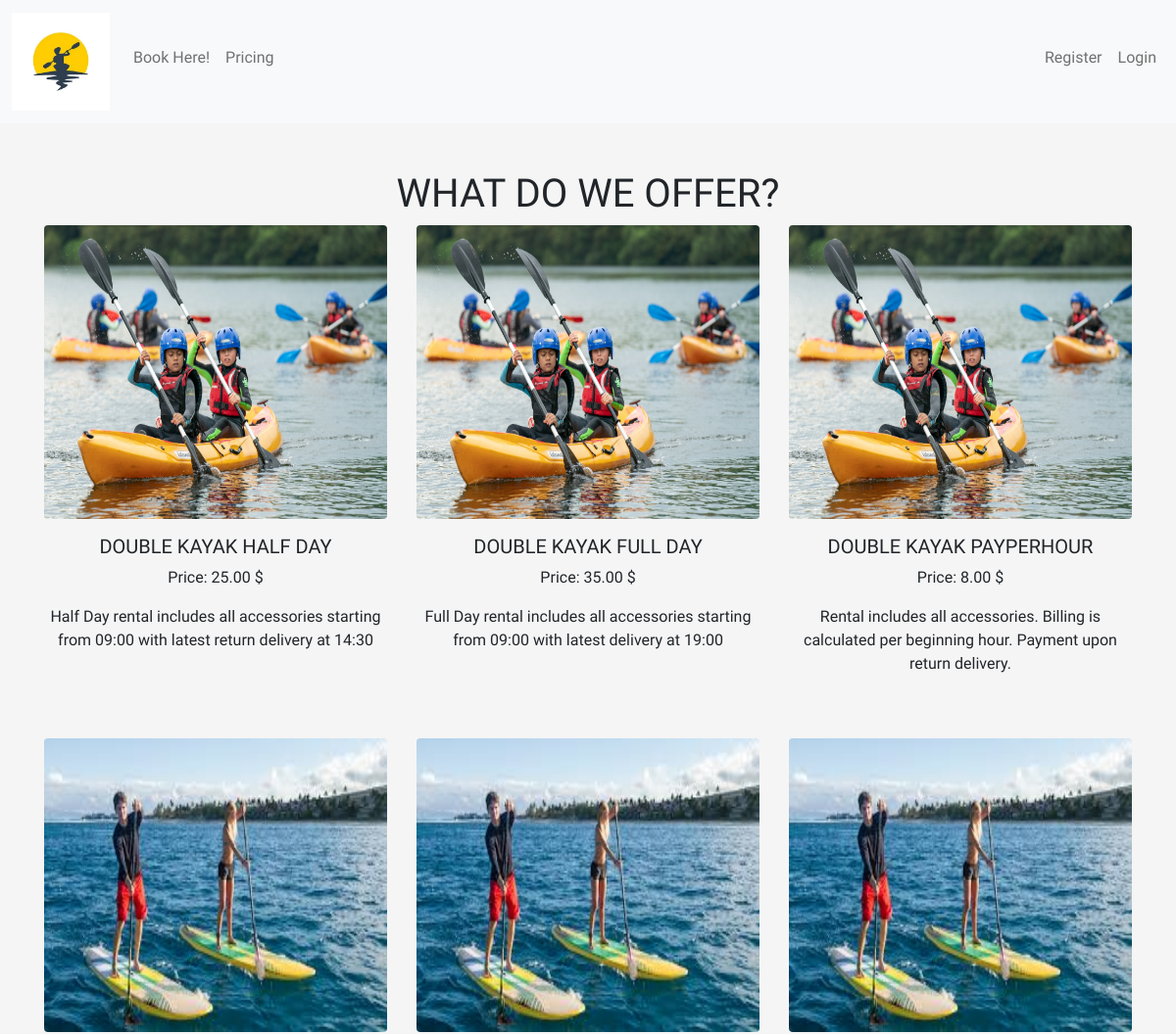
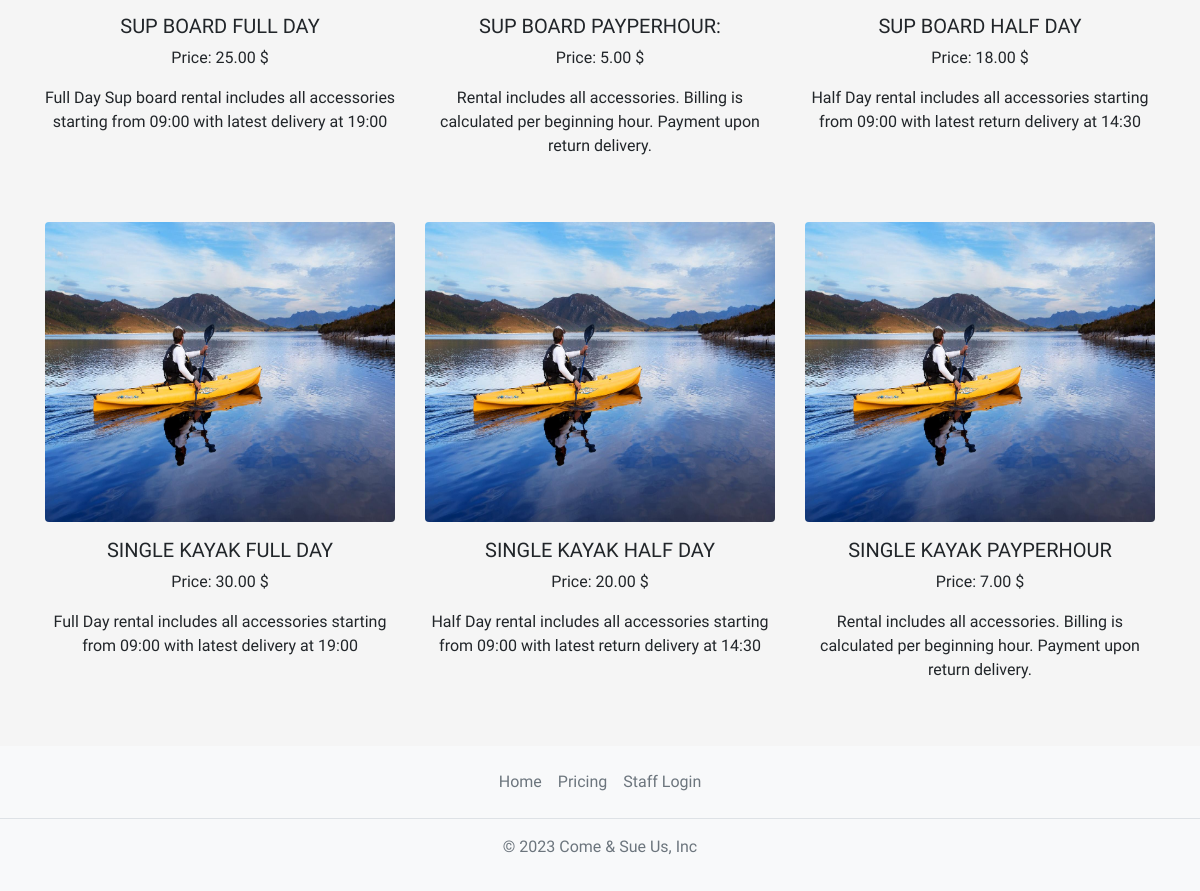
The page /pricing/ on the database its author committed (2 pictures, top to bottom).
### home/models.py (models this page shows, shortened)
class Variant(models.Model):
    name = models.CharField(max_length=100)
    description = models.TextField()
    image = models.ImageField(upload_to='variants_images/')
    price = models.DecimalField(max_digits=5, decimal_places=2)

### home/views.py (the view)
# urls.py: path('pricing/', Pricing.as_view(), name='pricing'),
class Pricing(View):
    def get(self, request, *args, **kwargs):
        variant_items = Variant.objects.all()
        context = {
            'variant_items': variant_items
        }
        return render(request, 'home/pricing.html', context)

### home/templates/home/pricing.html
{% extends 'base.html' %}
{% block content %}
<div class="container">
    <div class="row justify-content-center mt-5">
        <div class="col-md-6 col-sm-12 text-center">
            <h1>What do we offer?</h1>
        </div>
    </div>
    <div class="row justify-content-center">
        {% for item in variant_items %}
        <div class="col-md-4 col-sm-12 text-center mb-5">
            <img class="rounded" src="{{ item.image.url }}" width="350" height="300">
            <h5 class="mt-3">{{ item.name }}</h5>
            <p>Price: {{ item.price }} $</p>
            <p>{{ item.description }}</p>
        </div>
        {% endfor %}
    </div>
</div>
{% endblock content %}

### static/css/style.css (style rules this page uses)
html, body { height: 100%; font-family: 'Days One', sans-serif; font-family: 'Kdam Thmor Pro', sans-serif; }
body { display: flex; flex-direction: column; position: relative; margin: 0; padding-bottom: 6rem; }
h1, h2, h3, h4, h5, h6 { text-transform: uppercase; }

### rows shown on the page
Variant: image (picture), name "DOUBLE KAYAK HALF DAY", price "25.00", description "Half Day rental includes all accessories starting from 09:00 with latest return delivery at 14:30"
Variant: image (picture), name "DOUBLE KAYAK FULL DAY", price "35.00", description "Full Day rental includes all accessories starting from 09:00 with latest delivery at 19:00"
Variant: image (picture), name "DOUBLE KAYAK PAYPERHOUR", price "8.00", description "Rental includes all accessories. Billing is calculated per beginning hour. Payment upon return delivery."
Variant: image (picture), name "SUP BOARD FULL DAY", price "25.00", description "Full Day Sup board rental includes all accessories starting from 09:00 with latest delivery at 19:00"
Variant: image (picture), name "SUP BOARD PAYPERHOUR:", price "5.00", description "Rental includes all accessories. Billing is calculated per beginning hour. Payment upon return delivery."
Variant: image (picture), name "SUP BOARD HALF DAY", price "18.00", description "Half Day rental includes all accessories starting from 09:00 with latest return delivery at 14:30"
Variant: image (picture), name "SINGLE KAYAK FULL DAY", price "30.00", description "Full Day rental includes all accessories starting from 09:00 with latest delivery at 19:00"
Variant: image (picture), name "SINGLE KAYAK HALF DAY", price "20.00", description "Half Day rental includes all accessories starting from 09:00 with latest return delivery at 14:30"
Variant: image (picture), name "SINGLE KAYAK PAYPERHOUR", price "7.00", description "Rental includes all accessories. Billing is calculated per beginning hour. Payment upon return delivery."
